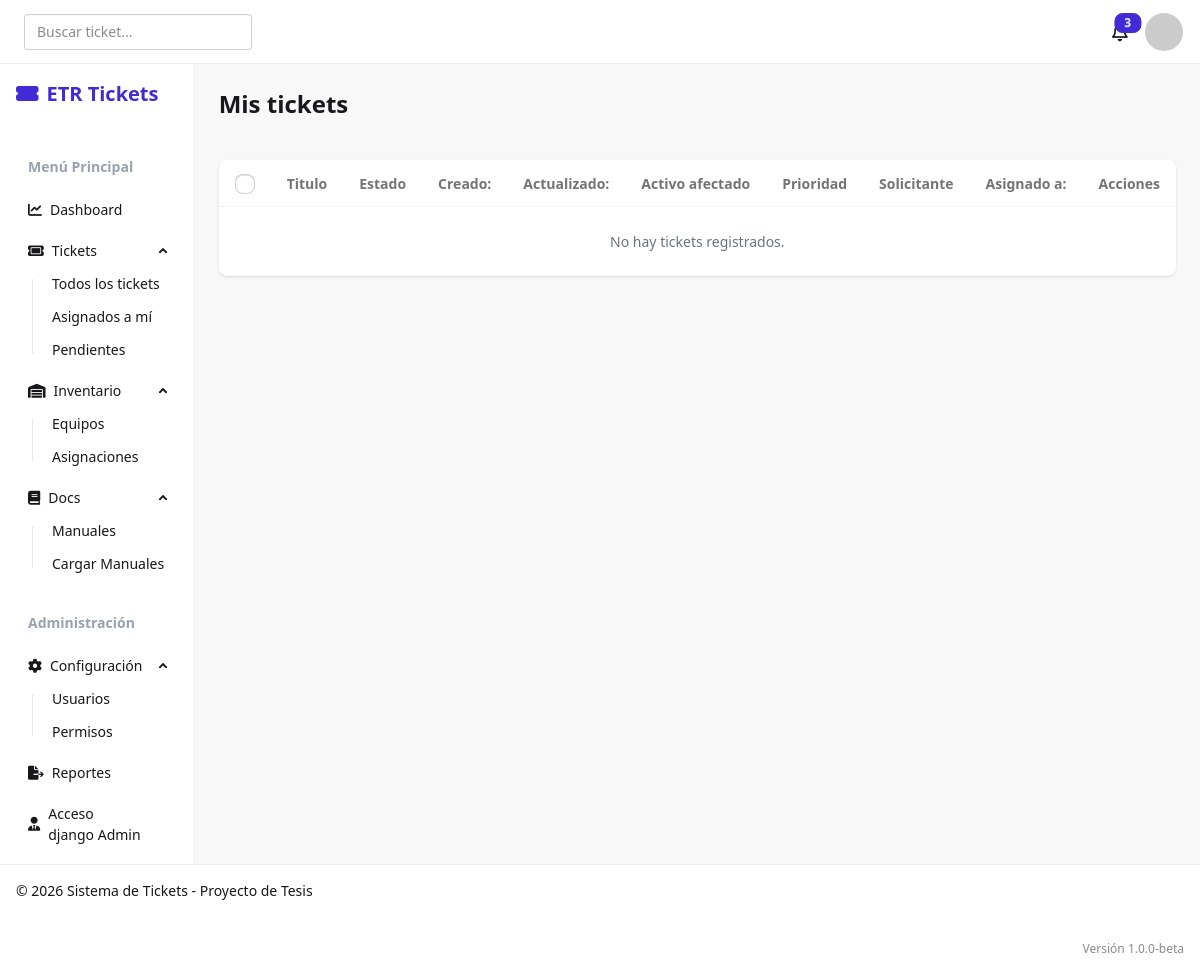
The page /tickets/my_tickets/ (signed in) on the database as committed earlier.
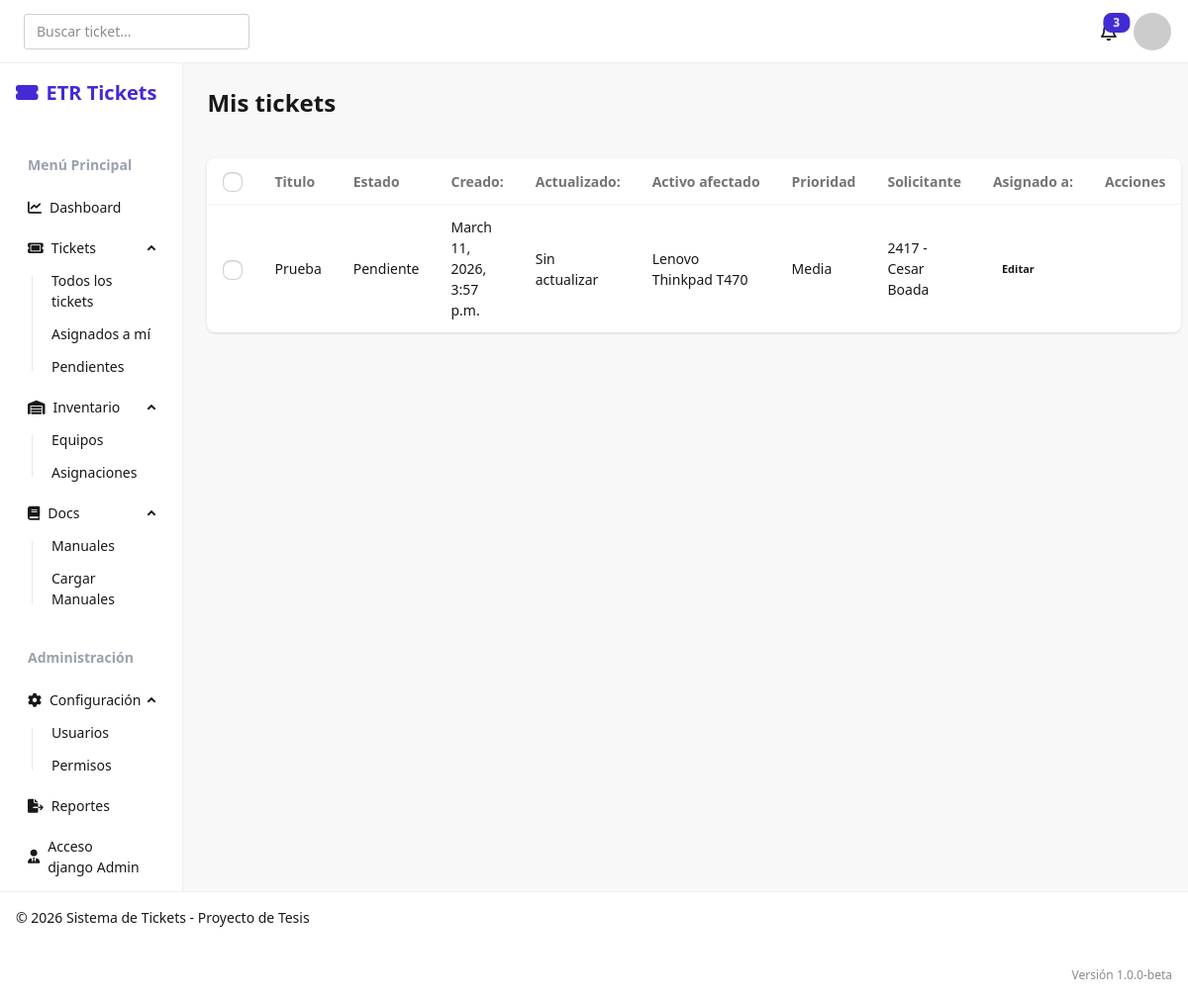
The same page on the database as committed later.
### tickets/models.py (models this page shows, shortened)
class tickets(models.Model):
    codigo_ticket = models.CharField(max_length=30, unique=True)
    titulo = models.CharField(max_length=150)
    descripcion = models.TextField()
    prioridad = models.ForeignKey(
        matriz_prioridad,
        on_delete=models.PROTECT,
        to_field='prioridad',
        db_column='prioridad',
        related_name='tickets',
        default='N/A',
    )
    ESTADO_TYPES = [
        ('Pendiente', 'Pendiente'),
        ('En Progreso', 'En Progreso'),
        ('Resuelto', 'Resuelto'),
        ('Cerrado', 'Cerrado'),
    ]
    estado = models.CharField(max_length=30, default='Pendiente', choices=ESTADO_TYPES)
    solicitante = models.ForeignKey(
        'users.usuario',
        on_delete=models.PROTECT,
        to_field='ID_empleado',
        db_column='solicitante',
        related_name='tickets_solicitados',
    )
    usuario = models.ForeignKey(
        'users.usuario',
        on_delete=models.PROTECT,
        to_field='ID_empleado',
        db_column='usuario',
        related_name='tickets_asignados',
        null=True,
        blank=True,
    )
    activo_afectado = models.ForeignKey(
        'inventory.activos',
        on_delete=models.CASCADE,
        to_field='codigo',
        db_column='activo_afectado',
        related_name='tickets_afectados',
        limit_choices_to={'estado': 'activo'},
)
    fecha_creacion = models.DateTimeField(auto_now_add=True)
    fecha_resolucion = models.DateTimeField(null=True, blank=True)

class matriz_prioridad(models.Model):
    prioridad = models.CharField(max_length=20, unique=True)
    tiempo_respuesta_minutos = models.IntegerField()
    tiempo_resolucion_minutos = models.IntegerField()
    def __str__(self):
        return f"{self.prioridad}"

### inventory/models.py (models this page shows)
class activos(models.Model):
    codigo = models.CharField(max_length=50, primary_key=True)
    categoria = models.ForeignKey(
        activos_categoria,
        on_delete=models.PROTECT,
        to_field='nombre',
        db_column='categoria',
        related_name='activos',
    )
    marca = models.CharField(max_length=50)
    modelo = models.CharField(max_length=50)
    serial = models.CharField(max_length=50, unique=True)
    sede = models.ForeignKey(
        'users.sede',
        on_delete=models.PROTECT,
        to_field='codigo',
        related_name='activos',
    )
    usuario_asignado = models.ForeignKey(
        'users.usuario',
        on_delete=models.SET_NULL,
        null=True,
        blank=True,
        related_name='activos_asignados',
        to_field='ID_empleado',
        db_column='usuario_asignado'
    )
    departamento = models.ForeignKey(
        'users.departamento',
        on_delete=models.PROTECT,
        to_field='nombre',
        db_column='departamento',
        related_name='activos'
    )
    estado = models.CharField(max_length=50) #'Activo', 'Inactivo', 'Dado de baja'
    verbose_name_plural = "activos"
    def __str__(self):
        return f"{self.marca} {self.modelo}"

### users/models.py (models this page shows)
class usuario(AbstractUser):
    validador_empleado = RegexValidator(
        regex=r'^\d{4}',
        message="el numero de empleado debe tener 4 digitos"
    )
    ID_empleado = models.CharField(
        max_length=4,
        unique=True,
        validators=[validador_empleado],
        help_text="ID de empleado de 4 digitos",
        default="0000"
    )
    USERNAME_FIELD = 'ID_empleado'
    departamento = models.ForeignKey(
        'departamento',
        on_delete=models.SET_NULL,
        null=True,
        related_name='usuarios'
        )
    sede = models.ForeignKey(
        'sede',
        on_delete=models.SET_NULL,
        null=True,
        related_name='usuarios'
        )
    REQUIRED_FIELDS = ['username', 'email']
    def __str__(self):
        return f"{self.ID_empleado} - {self.get_full_name()}"

### tickets/views.py (the view)
# urls.py: path('my_tickets/', views.tickets_view_self, name='tickets_view_self'),
@login_required
def tickets_view_self(request):
    current_user = _get_current_usuario(request)
    tickets_asignados = tickets.objects.none()
    if current_user:
        tickets_asignados = tickets.objects.select_related('activo_afectado', 'prioridad', 'solicitante', 'usuario').filter(
            usuario=current_user, estado__iexact='pendiente'
        ).order_by('-fecha_creacion')
    return render(request, 'tickets_view_self.html', {'tickets': tickets_asignados})

### tickets/views.py (called while the page is built)
def _get_current_usuario(request):
    id_empleado = request.session.get('ID_empleado')
    if id_empleado:
        return usuario.objects.filter(ID_empleado=id_empleado, is_active=True).first()
    if request.user.is_authenticated:
        return request.user
    return None

### tickets/templates/tickets_view_self.html (shortened to what this page needs)
{% extends 'base.html' %}
{% block content %}
<div class="space-y-6">
    <div class="flex flex-col gap-4 sm:flex-row sm:items-center sm:justify-between">
        <div>
            <h1 class="text-2xl font-bold">Mis tickets</h1>
        </div>
    </div>
    <form method="post" action="{% url 'inventory_delete' %}" class="space-y-4">
        <div class="overflow-x-auto bg-base-100 rounded-lg shadow">
            <table class="table w-full">
                <thead>
                    <tr>
                        <th><input type="checkbox" id="select-all" class="checkbox checkbox-sm" /></th>
                        <th>Titulo</th>
                        <th>Estado</th>
                        <th>Creado:</th>
                        <th>Actualizado:</th>
                        <th>Activo afectado</th>
                        <th>Prioridad</th>
                        <th>Solicitante</th>
                        <th>Asignado a:</th>
                        <th>Acciones</th>
                    </tr>
                </thead>
                <tbody>
                    {% for ticket in tickets %}
                        <tr>
                            <td>
                                <input type="checkbox" name="tickets_seleccionados" value="{{ ticket.id }}" class="checkbox checkbox-sm row-checkbox" />
                            </td>
                            <td>{{ ticket.titulo }}</td>
                            <td>{{ ticket.estado }}</td>
                            <td>{{ ticket.fecha_creacion }}</td>
                            <td>{{ ticket.fecha_resolucion|default:'Sin actualizar' }}</td>
                            <td>{{ ticket.activo_afectado }}</td>
                            <td>{{ ticket.prioridad }}</td>
                            <td>{{ ticket.usuario|default:'Sin asignar' }}</td>
                            <td>
                                <a href="{% url 'tickets_edit' ticket.id %}" class="btn btn-ghost btn-xs">Editar</a>
                            </td>
                        </tr>
                    {% empty %}
                        <tr>
                            <td colspan="11" class="text-center text-gray-500 py-6">No hay tickets registrados.</td>
                        </tr>
                    {% endfor %}
                </tbody>
            </table>
        </div>
    </form>
</div>
{% endblock %}

Rows that differ between the two databases and show on the page:
now on this page (row edited): tickets: titulo "Prueba", estado "Pendiente", fecha_creacion "March 11, 2026, 3:57 p.m.", fecha_resolucion "Sin actualizar", activo_afectado "Lenovo Thinkpad T470", prioridad "Media", usuario "2417 - Cesar Boada"
Other text that changed with them:
text no longer shown: "No hay tickets registrados."
